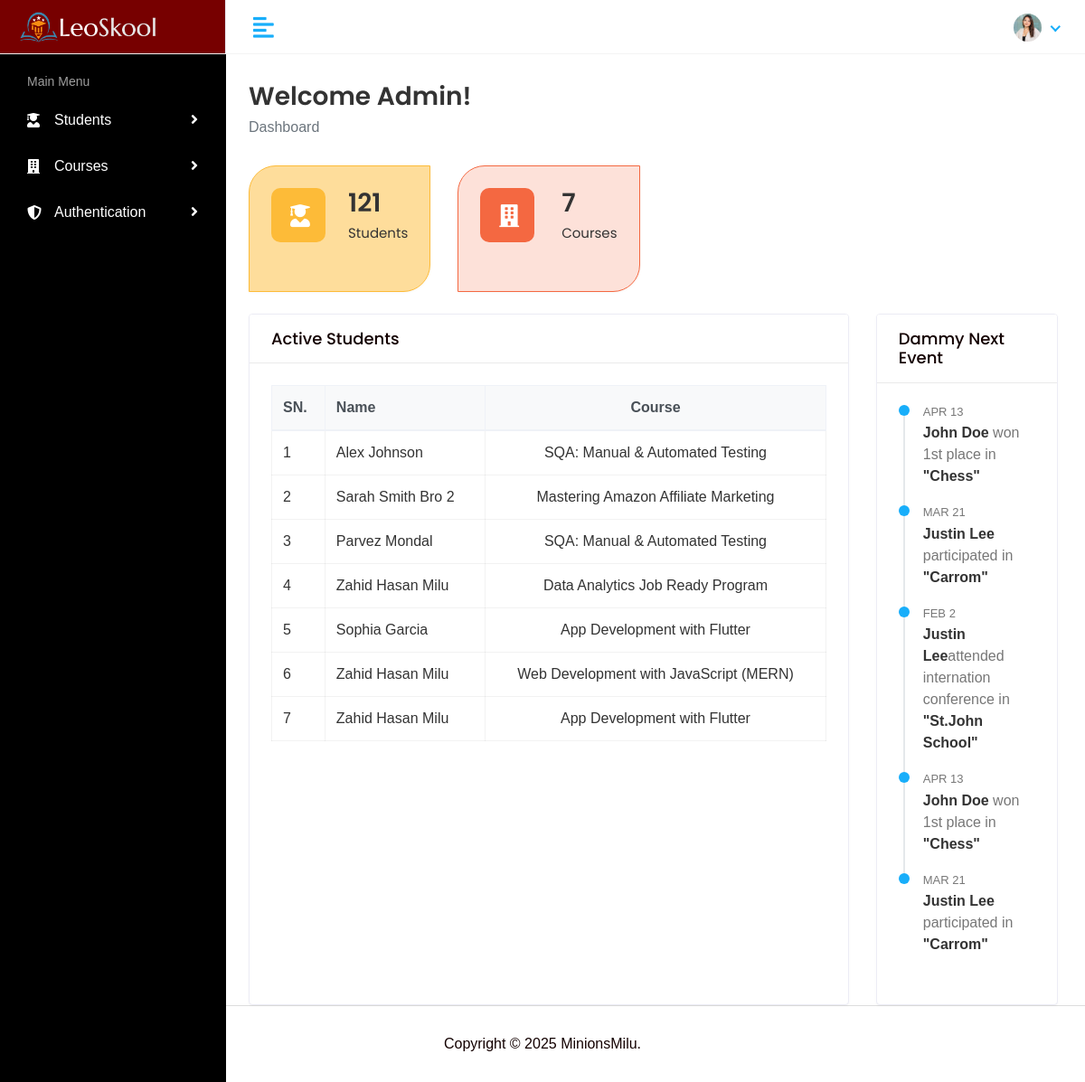
The app's page / (signed in) with its own data.
### student/models.py (models this page shows, shortened)
class Student(models.Model):
    GENDER_CHOICES = (
        ('Male', 'Male'),
        ('Female', 'Female'),
    )
    COUNTRY_CHOICES = (
        ('Bangladesh', 'Bangladesh'),
        ('United States', 'United States'),
        ('United Kingdom', 'United Kingdom'),
        ('Germany', 'Germany'),
    )
    name = models.CharField(max_length=100)
    email = models.EmailField(unique=True)
    age = models.IntegerField(blank=False,null=False)
    address = models.TextField(max_length=255,blank=True, null=True)
    gender = models.CharField(max_length=10, choices=GENDER_CHOICES, blank=True, null=True)
    nationality = models.CharField(max_length=50, choices=COUNTRY_CHOICES, blank=True, null=True)
    phone = models.CharField(max_length=15)
    course = models.ForeignKey(Course, on_delete=models.CASCADE)
    photo = models.ImageField(upload_to=student_directory_path, default='profile_default.png')
    active = models.BooleanField(default=False)
    user = models.ForeignKey(User, on_delete=models.CASCADE, related_name='user_students')
    created_at = models.DateTimeField(auto_now_add=True)
    updated_at = models.DateTimeField(auto_now=True)

class Course(models.Model):
    name = models.CharField(max_length=100, unique=True)
    duration = models.IntegerField()
    fee = models.IntegerField()
    active = models.BooleanField(default=True)
    image = models.ImageField(upload_to=course_directory_path, default='Course_default.jpg')
    def __str__(self):
        return self.name

### student/views.py (the view)
# urls.py: path('', views.Home.as_view(), name='index'),
class Home(LoginRequiredMixin, TemplateView):
    template_name = "index.html"
    def get_queryset(self):
        students = Student.objects.all()
        courses = Course.objects.all()
        return students
    def get_context_data(self, **kwargs):
        context = super().get_context_data(**kwargs)
        context['students'] = self.get_queryset()
        context['active_students'] = Student.objects.all().filter(active=True)[
            0:7]
        context['courses'] = Course.objects.all()
        return context

### templates/index.html (shortened to what this page needs)
{% extends 'layout/base.html' %}
{% load static %}
{% block content %}
<div class="page-wrapper">
   <div class="content container-fluid">
      <div class="page-header">
         <div class="row">
            <div class="col-sm-12">
               {% if request.user.is_authenticated %}
               <h3 class="page-title">Welcome {{user.username|capfirst}}!</h3>
               {% else %}
               <h3 class="page-title">Welcome Guest!</h3>
               {% endif %}
               <ul class="breadcrumb">
                  <li class="breadcrumb-item active">Dashboard</li>
               </ul>
            </div>
         </div>
      </div>
      <div class="row">
         <a href="{% url 'all_student' %}" class="col-xl-3 col-sm-6 col-12 d-flex text-decoration-none">
            <div class="card bg-one w-100">
               <div class="card-body">
                  <div class="db-widgets d-flex justify-content-between align-items-center">
                     <div class="db-icon">
                        <i class="fas fa-user-graduate"></i>
                     </div>
                     <div class="db-info">
                        <h3>{{ students.count }}</h3>
                        <h6>Students</h6>
                     </div>
                  </div>
               </div>
            </div>
         </a>
         <a href="{% url 'all_course' %}" class="col-xl-3 col-sm-6 col-12 d-flex text-decoration-none">
            <div class="card bg-three w-100">
               <div class="card-body">
                  <div class="db-widgets d-flex justify-content-between align-items-center">
                     <div class="db-icon">
                        <i class="fas fa-building"></i>
                     </div>
                     <div class="db-info">
                        <h3>{{ courses.count }}</h3>
                        <h6>Courses</h6>
                     </div>
                  </div>
               </div>
            </div>
         </a>
      </div>
      <div class="row mt-4">
         <div class="col-md-9 d-flex">
            <div class="card flex-fill">
               <div class="card-header">
                  <h5 class="card-title">Active Students</h5>
               </div>
               <div class="card-body">
                  <div class="table-responsive">
                     <table class="table table-hover table-bordered table-center">
                        <thead class="thead-light">
                           <tr>
                              <th>SN.</th>
                              <th>Name</th>
                              <th class="text-center">Course</th>
                           </tr>
                        </thead>
                        <tbody>
                           {% for student in active_students %}
                           <tr>
                              <td class="text-nowrap">
                                 <div>{{forloop.counter}}</div>
                              </td>
                              <td class="text-nowrap">{{student.name}}</td>
                              <td class="text-center">{{student.course}}</td>
                           </tr>
                           {% endfor %}
                        </tbody>
                     </table>
                  </div>
               </div>
            </div>
         </div>
         <div class="col-md-3 d-flex">
            <div class="card flex-fill">
               <div class="card-header">
                  <h5 class="card-title">Dammy Next Event</h5>
               </div>
               <div class="card-body">
                  <ul class="activity-feed">
                     <li class="feed-item">
                        <div class="feed-date">Apr 13</div>
                        <span class="feed-text"><a>John Doe</a> won 1st place in <a>"Chess"</a></span>
                     </li>
                     <li class="feed-item">
                        <div class="feed-date">Mar 21</div>
                        <span class="feed-text"><a>Justin Lee</a> participated in <a
                              href="">"Carrom"</a></span>
                     </li>
                     <li class="feed-item">
                        <div class="feed-date">Feb 2</div>
                        <span class="feed-text"><a>Justin Lee</a>attended internation conference in <a
                              href="">"St.John School"</a></span>
                     </li>
                     <li class="feed-item">
                        <div class="feed-date">Apr 13</div>
                        <span class="feed-text"><a>John Doe</a> won 1st place in <a>"Chess"</a></span>
                     </li>
                     <li class="feed-item">
                        <div class="feed-date">Mar 21</div>
                        <span class="feed-text"><a>Justin Lee</a> participated in <a
                              href="">"Carrom"</a></span>
                     </li>
                  </ul>
               </div>
            </div>
         </div>
      </div>
   </div>
</div>
{% endblock content %}

### static/assets/css/style.css (style rules this page uses)
html { height: 100%; }
body { background-color: #ffffff; color: #130000; font-family: 'Ubuntu', sans-serif; font-size: 1rem; height: 90%; line-height: 1.5; overflow-x: hidden; }
h1, h2, h3, h4, h5, h6 { font-family: 'Poppins', sans-serif; margin-top: 0; }
a { color: #009ce7; }
input, button, a { transition: all 0.4s ease; -moz-transition: all 0.4s ease; -o-transition: all 0.4s ease; -ms-transition: all 0.4s ease; -webkit-transition: all 0.4s ease; }
ul, ol { padding: 0px; list-style: none; }
.table { color: #333; max-width: 100%; margin-bottom: 0; width: 100%; }
.table thead tr th { font-weight: 600; }
.table tbody tr { border-bottom: 1px solid rgba(0, 0, 0, 0.05); }
.table.table-center td, .table.table-center th { vertical-align: middle; }
.table-bordered { border: 1px solid rgba(0, 0, 0, 0.05) !important; }
.table-bordered th, .table-bordered td { border-color: rgba(0, 0, 0, 0.05); }
.table .thead-light th { color: #495057; background-color: #f8f9fa; border-color: #eff2f7; }
.card { border: 1px solid #ececf5; box-shadow: 0 1px 3px 0 rgba(0, 0, 0, 0.03); margin-bottom: 1.875rem; }
.card-body { padding: 1.5rem; }
.card-header { border-bottom: 1px solid #e6e6e6; padding: 1rem 1.5rem; }
.card .card-header { background-color: #fff; border-bottom: 1px solid #eaeaea; }
.card .card-header .card-title { margin-bottom: 0; font-size: 18px; }
.page-wrapper { margin-left: 245px; padding-top: 60px; position: relative; transition: all 0.4s ease; }
.page-wrapper>.content { padding: 1.875rem 1.875rem 0; }
.page-header { margin-bottom: 1.875rem; }
.page-header .breadcrumb { background-color: transparent; color: #6c757d; font-size: 1rem; font-weight: 500; margin-bottom: 0; padding: 0; }
.page-title { font-size: 28px; font-weight: 600; color: #333; margin-bottom: 5px; }
.bg-one { background-color: rgb(253 187 56 / 0.5); border-color: #fdbb38; border-radius: 30px 0px; }
.bg-three { background-color: rgb(244 104 65 / 0.2); border-color: #f46841; border-radius: 30px 0px; }
.db-icon { font-size: 25px; width: 60px; height: 60px; padding: 13px 21px; border-radius: 10px; color: #fff; margin-right: 20px; }
.bg-one .db-icon { background-color: #fdbb38; }
.bg-three .db-icon { background-color: #f46841; }
.db-info h3 { font-size: 28px; font-weight: 600; color: #333333; }
.db-info h6 { margin: 0px; font-weight: 400; font-size: 15px; color: #333333; }
.activity-feed { list-style: none; margin-bottom: 0; margin-left: 5px; padding: 0; }
.activity-feed .feed-item { border-left: 2px solid #e4e8eb; padding-bottom: 20px; padding-left: 20px; position: relative; }
.activity-feed .feed-item:last-child { border-color: transparent; padding-bottom: 0; }
.activity-feed .feed-item:after { content: ""; display: block; position: absolute; top: 0; left: -7px; width: 12px; height: 12px; border-radius: 50%; background-color: #18aefa; }
.activity-feed .feed-item .feed-date { display: block; position: relative; color: #777; text-transform: uppercase; font-size: 13px; top: -2px; }
.activity-feed .feed-item .feed-text { color: #777; position: relative; }
.activity-feed .feed-item .feed-text a { color: #333; font-weight: 600; }
.card { height: 100%; display: flex; flex-direction: column; }
.card-body { flex-grow: 1; }

### records on screen
Student: name "Alex Johnson", course "SQA: Manual & Automated Testing"
Student: name "Sarah Smith Bro 2", course "Mastering Amazon Affiliate Marketing"
Student: name "Parvez Mondal", course "SQA: Manual & Automated Testing"
Student: name "Zahid Hasan Milu", course "Data Analytics Job Ready Program"
Student: name "Sophia Garcia", course "App Development with Flutter"
Student: name "Zahid Hasan Milu", course "Web Development with JavaScript (MERN)"
Student: name "Zahid Hasan Milu", course "App Development with Flutter"

### other values on screen
{{ user.username|capfirst }} "Admin"
{{ students.count }} "121"
{{ courses.count }} "7"
